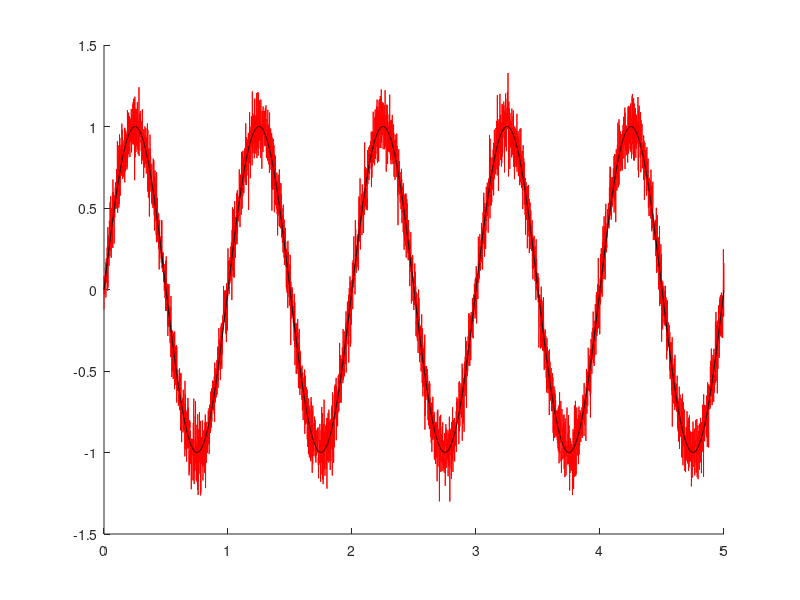

Write the MATLAB code that produced this figure.
rng default;

T = 5;
fs = 1000;
t = 0:(1/fs):(5 - (1/fs));

y_ = sin(2*pi*t);
y = awgn(y_,20);

figure; hold all;
  plot(t,y,'r');
  plot(t,y_,'k');

fileID = fopen('./filtTestData.txt','w');
fprintf(fileID,'%u\n',numel(t));
for i=1:numel(t)
  fprintf(fileID,'%f\n',y(i));
end
